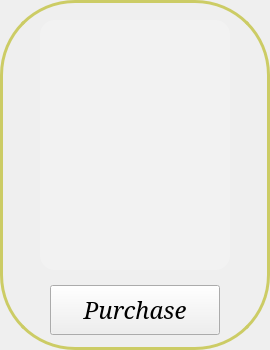
<?xml version="1.0" encoding="UTF-8"?>
<ui version="4.0">
 <class>pickCard</class>
 <widget class="QFrame" name="pickCard">
  <property name="geometry">
   <rect>
    <x>0</x>
    <y>0</y>
    <width>270</width>
    <height>350</height>
   </rect>
  </property>
  <property name="windowTitle">
   <string>Frame</string>
  </property>
  <property name="styleSheet">
   <string notr="true">#pickCard{
background-image: url(:/images/rule_background.png);
border-radius:75px;
border:3px solid rgb(204, 204, 101)
}</string>
  </property>
  <property name="frameShape">
   <enum>QFrame::StyledPanel</enum>
  </property>
  <property name="frameShadow">
   <enum>QFrame::Raised</enum>
  </property>
  <widget class="QToolButton" name="cardShow">
   <property name="geometry">
    <rect>
     <x>40</x>
     <y>20</y>
     <width>190</width>
     <height>250</height>
    </rect>
   </property>
   <property name="styleSheet">
    <string notr="true">border-radius:15px;
background-color: rgba(255, 255, 254, 50);</string>
   </property>
   <property name="text">
    <string/>
   </property>
  </widget>
  <widget class="QToolButton" name="purchase">
   <property name="geometry">
    <rect>
     <x>50</x>
     <y>285</y>
     <width>170</width>
     <height>50</height>
    </rect>
   </property>
   <property name="font">
    <font>
     <family>Elephant</family>
     <pointsize>18</pointsize>
     <weight>50</weight>
     <italic>true</italic>
     <bold>false</bold>
    </font>
   </property>
   <property name="styleSheet">
    <string notr="true">border-radius:15px;
font: italic 18pt &quot;Elephant&quot;;
background-color: qlineargradient(spread: pad, x1: 0, y1: 0, x2: 0, y2: 1,\ stop : 0 rgba(255, 255, 255, 200),\ stop : 0.6 rgba(0, 130, 255, 255),\ stop : 1 rgba(255, 255, 255, 200));
color:rgb(255,255,255);</string>
   </property>
   <property name="text">
    <string>Purchase</string>
   </property>
  </widget>
 </widget>
 <resources/>
 <connections/>
</ui>
